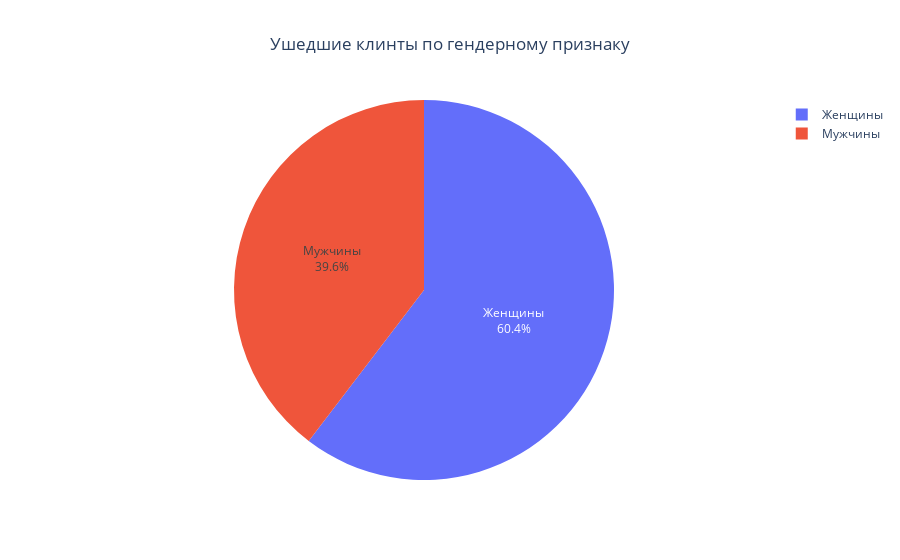

Notebook code cell kept with this figure:
### Markdown cell above
<center>Задание 9.6 Ушедшие клинты по гендерному признаку</center>

### Code cell
churn_group_1 = churn_data.copy() # создание копии данных

data_9_6 = churn_group_1.groupby('Gender')[['Exited']].mean()

labels = ['Женщины','Мужчины'] # категории

fig = go.Figure(data=[go.Pie(
    labels=labels,
    values = data_9_6['Exited'],
    textinfo='label+percent'
)]) # создание круговой диаграммы
fig.update_layout(title_text='Ушедшие клинты по гендерному признаку',title_x=0.5) # добавление заголовка диаграммы
fig.show() # вывод диаграммы

### Figure 1 — Plotly figure (JSON) as saved in the notebook; plotly's stock layout.template omitted (floating-point values rounded to 4 significant figures)
{"data": [{"labels": ["Женщины", "Мужчины"], "textinfo": "label+percent", "type": "pie", "values": [0.2507, 0.1646]}], "layout": {"title": {"text": "Ушедшие клинты по гендерному признаку", "x": 0.5}}}
